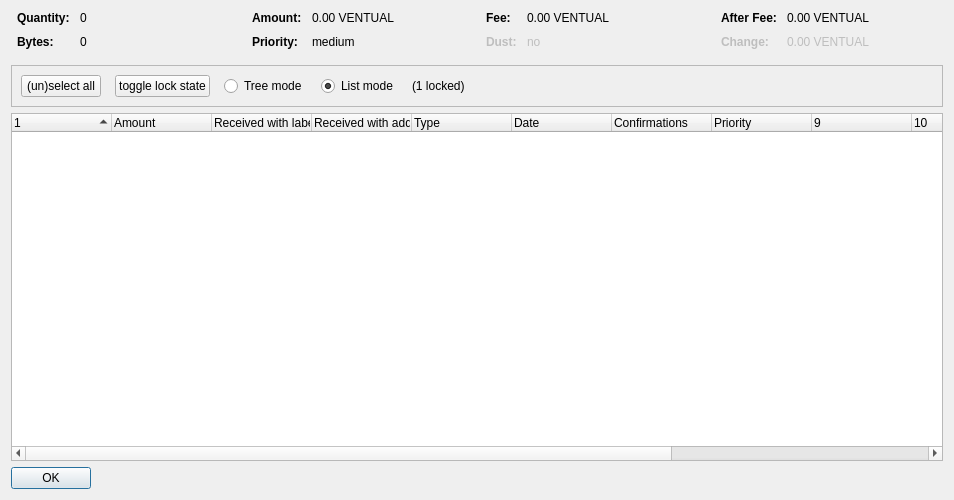
<?xml version="1.0" encoding="UTF-8"?>
<ui version="4.0">
 <class>CoinControlDialog</class>
 <widget class="QDialog" name="CoinControlDialog">
  <property name="geometry">
   <rect>
    <x>0</x>
    <y>0</y>
    <width>954</width>
    <height>500</height>
   </rect>
  </property>
  <property name="windowTitle">
   <string>Coin Selection</string>
  </property>
  <layout class="QVBoxLayout" name="verticalLayout">
   <item>
    <layout class="QHBoxLayout" name="horizontalLayoutTop" stretch="0,0,0,0">
     <property name="topMargin">
      <number>0</number>
     </property>
     <property name="bottomMargin">
      <number>10</number>
     </property>
     <item>
      <layout class="QFormLayout" name="formLayoutCoinControl1">
       <property name="horizontalSpacing">
        <number>10</number>
       </property>
       <property name="verticalSpacing">
        <number>10</number>
       </property>
       <property name="leftMargin">
        <number>6</number>
       </property>
       <property name="rightMargin">
        <number>6</number>
       </property>
       <item row="0" column="0">
        <widget class="QLabel" name="labelCoinControlQuantityText">
         <property name="font">
          <font>
           <weight>75</weight>
           <bold>true</bold>
          </font>
         </property>
         <property name="text">
          <string>Quantity:</string>
         </property>
        </widget>
       </item>
       <item row="0" column="1">
        <widget class="QLabel" name="labelCoinControlQuantity">
         <property name="cursor">
          <cursorShape>IBeamCursor</cursorShape>
         </property>
         <property name="contextMenuPolicy">
          <enum>Qt::ActionsContextMenu</enum>
         </property>
         <property name="text">
          <string notr="true">0</string>
         </property>
         <property name="textInteractionFlags">
          <set>Qt::LinksAccessibleByMouse|Qt::TextSelectableByKeyboard|Qt::TextSelectableByMouse</set>
         </property>
        </widget>
       </item>
       <item row="1" column="0">
        <widget class="QLabel" name="labelCoinControlBytesText">
         <property name="font">
          <font>
           <weight>75</weight>
           <bold>true</bold>
          </font>
         </property>
         <property name="text">
          <string>Bytes:</string>
         </property>
        </widget>
       </item>
       <item row="1" column="1">
        <widget class="QLabel" name="labelCoinControlBytes">
         <property name="cursor">
          <cursorShape>IBeamCursor</cursorShape>
         </property>
         <property name="contextMenuPolicy">
          <enum>Qt::ActionsContextMenu</enum>
         </property>
         <property name="text">
          <string notr="true">0</string>
         </property>
         <property name="textInteractionFlags">
          <set>Qt::LinksAccessibleByMouse|Qt::TextSelectableByKeyboard|Qt::TextSelectableByMouse</set>
         </property>
        </widget>
       </item>
      </layout>
     </item>
     <item>
      <layout class="QFormLayout" name="formLayoutCoinControl2">
       <property name="horizontalSpacing">
        <number>10</number>
       </property>
       <property name="verticalSpacing">
        <number>10</number>
       </property>
       <property name="leftMargin">
        <number>6</number>
       </property>
       <property name="rightMargin">
        <number>6</number>
       </property>
       <item row="0" column="0">
        <widget class="QLabel" name="labelCoinControlAmountText">
         <property name="font">
          <font>
           <weight>75</weight>
           <bold>true</bold>
          </font>
         </property>
         <property name="text">
          <string>Amount:</string>
         </property>
        </widget>
       </item>
       <item row="0" column="1">
        <widget class="QLabel" name="labelCoinControlAmount">
         <property name="cursor">
          <cursorShape>IBeamCursor</cursorShape>
         </property>
         <property name="contextMenuPolicy">
          <enum>Qt::ActionsContextMenu</enum>
         </property>
         <property name="text">
          <string notr="true">0.00 VENTUAL</string>
         </property>
         <property name="textInteractionFlags">
          <set>Qt::LinksAccessibleByMouse|Qt::TextSelectableByKeyboard|Qt::TextSelectableByMouse</set>
         </property>
        </widget>
       </item>
       <item row="1" column="0">
        <widget class="QLabel" name="labelCoinControlPriorityText">
         <property name="font">
          <font>
           <weight>75</weight>
           <bold>true</bold>
          </font>
         </property>
         <property name="text">
          <string>Priority:</string>
         </property>
        </widget>
       </item>
       <item row="1" column="1">
        <widget class="QLabel" name="labelCoinControlPriority">
         <property name="cursor">
          <cursorShape>IBeamCursor</cursorShape>
         </property>
         <property name="contextMenuPolicy">
          <enum>Qt::ActionsContextMenu</enum>
         </property>
         <property name="text">
          <string>medium</string>
         </property>
         <property name="textInteractionFlags">
          <set>Qt::LinksAccessibleByMouse|Qt::TextSelectableByKeyboard|Qt::TextSelectableByMouse</set>
         </property>
        </widget>
       </item>
      </layout>
     </item>
     <item>
      <layout class="QFormLayout" name="formLayoutCoinControl3">
       <property name="horizontalSpacing">
        <number>10</number>
       </property>
       <property name="verticalSpacing">
        <number>10</number>
       </property>
       <property name="leftMargin">
        <number>6</number>
       </property>
       <property name="rightMargin">
        <number>6</number>
       </property>
       <item row="0" column="0">
        <widget class="QLabel" name="labelCoinControlFeeText">
         <property name="font">
          <font>
           <weight>75</weight>
           <bold>true</bold>
          </font>
         </property>
         <property name="text">
          <string>Fee:</string>
         </property>
        </widget>
       </item>
       <item row="0" column="1">
        <widget class="QLabel" name="labelCoinControlFee">
         <property name="cursor">
          <cursorShape>IBeamCursor</cursorShape>
         </property>
         <property name="contextMenuPolicy">
          <enum>Qt::ActionsContextMenu</enum>
         </property>
         <property name="text">
          <string notr="true">0.00 VENTUAL</string>
         </property>
         <property name="textInteractionFlags">
          <set>Qt::LinksAccessibleByMouse|Qt::TextSelectableByKeyboard|Qt::TextSelectableByMouse</set>
         </property>
        </widget>
       </item>
       <item row="1" column="0">
        <widget class="QLabel" name="labelCoinControlLowOutputText">
         <property name="enabled">
          <bool>false</bool>
         </property>
         <property name="font">
          <font>
           <weight>75</weight>
           <bold>true</bold>
          </font>
         </property>
         <property name="text">
          <string>Dust:</string>
         </property>
        </widget>
       </item>
       <item row="1" column="1">
        <widget class="QLabel" name="labelCoinControlLowOutput">
         <property name="enabled">
          <bool>false</bool>
         </property>
         <property name="cursor">
          <cursorShape>IBeamCursor</cursorShape>
         </property>
         <property name="contextMenuPolicy">
          <enum>Qt::ActionsContextMenu</enum>
         </property>
         <property name="text">
          <string>no</string>
         </property>
         <property name="textInteractionFlags">
          <set>Qt::LinksAccessibleByMouse|Qt::TextSelectableByKeyboard|Qt::TextSelectableByMouse</set>
         </property>
        </widget>
       </item>
      </layout>
     </item>
     <item>
      <layout class="QFormLayout" name="formLayoutCoinControl4">
       <property name="horizontalSpacing">
        <number>10</number>
       </property>
       <property name="verticalSpacing">
        <number>10</number>
       </property>
       <property name="leftMargin">
        <number>6</number>
       </property>
       <property name="rightMargin">
        <number>6</number>
       </property>
       <item row="0" column="0">
        <widget class="QLabel" name="labelCoinControlAfterFeeText">
         <property name="font">
          <font>
           <weight>75</weight>
           <bold>true</bold>
          </font>
         </property>
         <property name="text">
          <string>After Fee:</string>
         </property>
        </widget>
       </item>
       <item row="0" column="1">
        <widget class="QLabel" name="labelCoinControlAfterFee">
         <property name="cursor">
          <cursorShape>IBeamCursor</cursorShape>
         </property>
         <property name="contextMenuPolicy">
          <enum>Qt::ActionsContextMenu</enum>
         </property>
         <property name="text">
          <string notr="true">0.00 VENTUAL</string>
         </property>
         <property name="textInteractionFlags">
          <set>Qt::LinksAccessibleByMouse|Qt::TextSelectableByKeyboard|Qt::TextSelectableByMouse</set>
         </property>
        </widget>
       </item>
       <item row="1" column="0">
        <widget class="QLabel" name="labelCoinControlChangeText">
         <property name="enabled">
          <bool>false</bool>
         </property>
         <property name="font">
          <font>
           <weight>75</weight>
           <bold>true</bold>
          </font>
         </property>
         <property name="text">
          <string>Change:</string>
         </property>
        </widget>
       </item>
       <item row="1" column="1">
        <widget class="QLabel" name="labelCoinControlChange">
         <property name="enabled">
          <bool>false</bool>
         </property>
         <property name="cursor">
          <cursorShape>IBeamCursor</cursorShape>
         </property>
         <property name="contextMenuPolicy">
          <enum>Qt::ActionsContextMenu</enum>
         </property>
         <property name="text">
          <string notr="true">0.00 VENTUAL</string>
         </property>
         <property name="textInteractionFlags">
          <set>Qt::LinksAccessibleByMouse|Qt::TextSelectableByKeyboard|Qt::TextSelectableByMouse</set>
         </property>
        </widget>
       </item>
      </layout>
     </item>
    </layout>
   </item>
   <item>
    <widget class="QFrame" name="frame">
     <property name="minimumSize">
      <size>
       <width>0</width>
       <height>40</height>
      </size>
     </property>
     <property name="frameShape">
      <enum>QFrame::StyledPanel</enum>
     </property>
     <property name="frameShadow">
      <enum>QFrame::Sunken</enum>
     </property>
     <layout class="QHBoxLayout" name="horizontalLayout">
      <item>
       <layout class="QHBoxLayout" name="horizontalLayoutPanel" stretch="0,0,0,0,0,0">
        <property name="spacing">
         <number>14</number>
        </property>
        <item>
         <widget class="QPushButton" name="pushButtonSelectAll">
          <property name="sizePolicy">
           <sizepolicy hsizetype="Maximum" vsizetype="Fixed">
            <horstretch>0</horstretch>
            <verstretch>0</verstretch>
           </sizepolicy>
          </property>
          <property name="text">
           <string>(un)select all</string>
          </property>
          <property name="autoDefault">
           <bool>false</bool>
          </property>
         </widget>
        </item>
        <item>
         <widget class="QPushButton" name="pushButtonToggleLock">
          <property name="sizePolicy">
           <sizepolicy hsizetype="Maximum" vsizetype="Fixed">
            <horstretch>0</horstretch>
            <verstretch>0</verstretch>
           </sizepolicy>
          </property>
          <property name="text">
           <string>toggle lock state</string>
          </property>
          <property name="autoDefault">
           <bool>false</bool>
          </property>
         </widget>
        </item>
        <item>
         <widget class="QRadioButton" name="radioTreeMode">
          <property name="sizePolicy">
           <sizepolicy hsizetype="Maximum" vsizetype="Fixed">
            <horstretch>0</horstretch>
            <verstretch>0</verstretch>
           </sizepolicy>
          </property>
          <property name="text">
           <string>Tree mode</string>
          </property>
         </widget>
        </item>
        <item>
         <widget class="QRadioButton" name="radioListMode">
          <property name="sizePolicy">
           <sizepolicy hsizetype="Maximum" vsizetype="Fixed">
            <horstretch>0</horstretch>
            <verstretch>0</verstretch>
           </sizepolicy>
          </property>
          <property name="text">
           <string>List mode</string>
          </property>
          <property name="checked">
           <bool>true</bool>
          </property>
         </widget>
        </item>
        <item>
         <widget class="QLabel" name="labelLocked">
          <property name="text">
           <string>(1 locked)</string>
          </property>
         </widget>
        </item>
        <item>
         <spacer name="horizontalSpacer">
          <property name="orientation">
           <enum>Qt::Horizontal</enum>
          </property>
          <property name="sizeHint" stdset="0">
           <size>
            <width>40</width>
            <height>20</height>
           </size>
          </property>
         </spacer>
        </item>
       </layout>
      </item>
     </layout>
    </widget>
   </item>
   <item>
    <widget class="CoinControlTreeWidget" name="treeWidget">
     <property name="contextMenuPolicy">
      <enum>Qt::CustomContextMenu</enum>
     </property>
     <property name="sortingEnabled">
      <bool>false</bool>
     </property>
     <property name="columnCount">
      <number>13</number>
     </property>
     <attribute name="headerShowSortIndicator" stdset="0">
      <bool>true</bool>
     </attribute>
     <attribute name="headerStretchLastSection">
      <bool>false</bool>
     </attribute>
     <column>
      <property name="text">
       <string/>
      </property>
     </column>
     <column>
      <property name="text">
       <string>Amount</string>
      </property>
     </column>
     <column>
      <property name="text">
       <string>Received with label</string>
      </property>
     </column>
     <column>
      <property name="text">
       <string>Received with address</string>
      </property>
     </column>
     <column>
      <property name="text">
	<string>Type</string>
      </property>
     </column>
     <column>
      <property name="text">	 
       <string>Date</string>
      </property>
     </column>
     <column>
      <property name="text">
       <string>Confirmations</string>
      </property>
      <property name="toolTip">
       <string>Confirmed</string>
      </property>
     </column>
     <column>
      <property name="text">
       <string>Priority</string>
      </property>
     </column>
     <column>
      <property name="text">
       <string/>
      </property>
     </column>
     <column>
      <property name="text">
       <string/>
      </property>
     </column>
     <column>
      <property name="text">
       <string/>
      </property>
     </column>
     <column>
      <property name="text">
       <string/>
      </property>
     </column>
     <column>
      <property name="text">
       <string/>
      </property>
     </column>
    </widget>
   </item>
   <item>
    <widget class="QDialogButtonBox" name="buttonBox">
     <property name="sizePolicy">
      <sizepolicy hsizetype="Maximum" vsizetype="Fixed">
       <horstretch>0</horstretch>
       <verstretch>0</verstretch>
      </sizepolicy>
     </property>
     <property name="orientation">
      <enum>Qt::Horizontal</enum>
     </property>
     <property name="standardButtons">
      <set>QDialogButtonBox::Ok</set>
     </property>
    </widget>
   </item>
  </layout>
 </widget>
 <customwidgets>
  <customwidget>
   <class>CoinControlTreeWidget</class>
   <extends>QTreeWidget</extends>
   <header>coincontroltreewidget.h</header>
  </customwidget>
 </customwidgets>
 <resources/>
 <connections/>
</ui>
